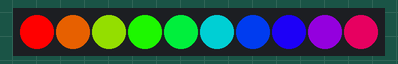
This program was run on a simulated MicroPython board. Parts: 10 RGB LEDs in strip order, left to right.

Above: at 0.15 s.
At 5.25 s:
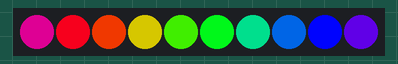
At 10.06 s:
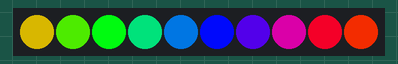
At 19.98 s:
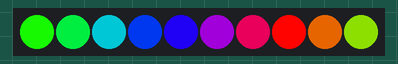
At 29.89 s:
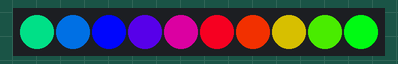
At 39.81 s:
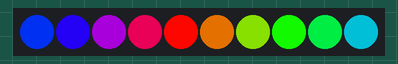

The program:

neopixel_arcoiris.py
```python
from machine import Pin
import machine, neopixel, time

# numero de pixeles
n = 10
# pin GPIO
p = 15
np = neopixel.NeoPixel(machine.Pin(p), n)

def wheel(pos):
  if pos < 0 or pos > 255:
    return (0, 0, 0)
  if pos < 85:
    return (255 - pos * 3, pos * 3, 0)
  if pos < 170:
    pos -= 85
    return (0, 255 - pos * 3, pos * 3)
  pos -= 170
  return (pos * 3, 0, 255 - pos * 3)

def rainbow_cycle(wait):
  for j in range(255):
    for i in range(n):
      rc_index = (i * 256 // n) + j
      np[i] = wheel(rc_index & 255)
    np.write()
    time.sleep_ms(wait)

#apagar
def clear():
  for i in range(n):
    np[i] = (0, 0, 0)
    np.write()

while True:
    rainbow_cycle(1) # para variar la velocidad de transicion cambiar el valor desde 1
```
